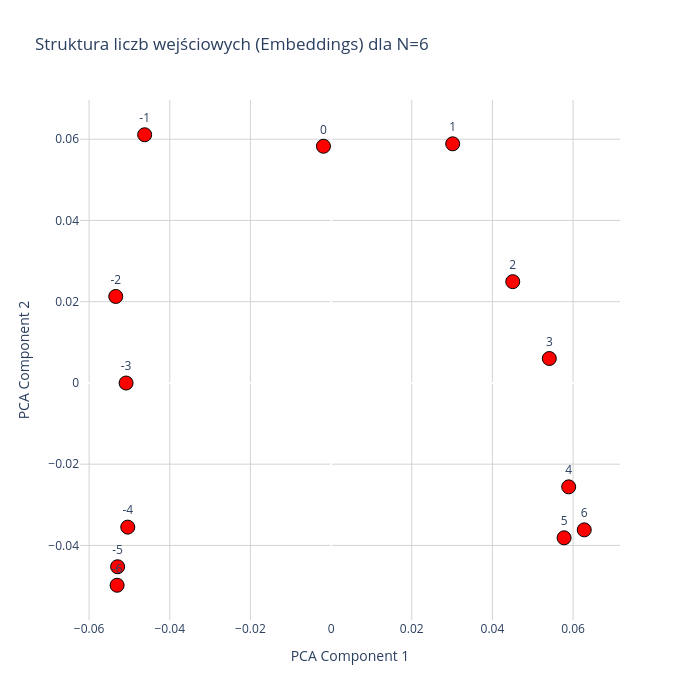

This figure's notebook cell:
### Code cell
model, N = GetModelFromConfig("")

model_path = r"checkpoint_epoch_4000.pt"

checkpoint = torch.load(model_path, map_location="cpu")

model_weights = checkpoint["model_state_dict"]
model.load_state_dict(model_weights)

plot_input_only_plotly(model, N=N)

### Figure 1 — Plotly figure (JSON) as saved in the notebook; plotly's stock layout.template omitted (floating-point values rounded to 4 significant figures)
{"data": [{"hoverinfo": "text", "hovertext": ["Wartość wejściowa: -6<br>Index w embed: 66", "Wartość wejściowa: -5<br>Index w embed: 67", "Wartość wejściowa: -4<br>Index w embed: 68", "Wartość wejściowa: -3<br>Index w embed: 69", "Wartość wejściowa: -2<br>Index w embed: 70", "Wartość wejściowa: -1<br>Index w embed: 71", "Wartość wejściowa: 0<br>Index w embed: 72", "Wartość wejściowa: 1<br>Index w embed: 73", "Wartość wejściowa: 2<br>Index w embed: 74", "Wartość wejściowa: 3<br>Index w embed: 75", "Wartość wejściowa: 4<br>Index w embed: 76", "Wartość wejściowa: 5<br>Index w embed: 77", "Wartość wejściowa: 6<br>Index w embed: 78"], "marker": {"color": "red", "line": {"color": "black", "width": 1}, "size": 14}, "mode": "markers+text", "text": ["-6", "-5", "-4", "-3", "-2", "-1", "0", "1", "2", "3", "4", "5", "6"], "textposition": "top center", "type": "scatter", "x": [-0.05306, -0.05293, -0.05041, -0.05083, -0.05339, -0.04622, -0.001895, 0.03015, 0.04504, 0.05411, 0.05891, 0.05777, 0.06277], "y": [-0.04981, -0.04525, -0.0355, -2.225e-05, 0.02129, 0.0611, 0.05827, 0.05887, 0.02493, 0.006015, -0.02558, -0.03813, -0.03617]}], "layout": {"height": 700, "plot_bgcolor": "white", "title": {"text": "Struktura liczb wejściowych (Embeddings) dla N=6"}, "width": 700, "xaxis": {"gridcolor": "lightgray", "showgrid": true, "title": {"text": "PCA Component 1"}}, "yaxis": {"gridcolor": "lightgray", "showgrid": true, "title": {"text": "PCA Component 2"}}}}
